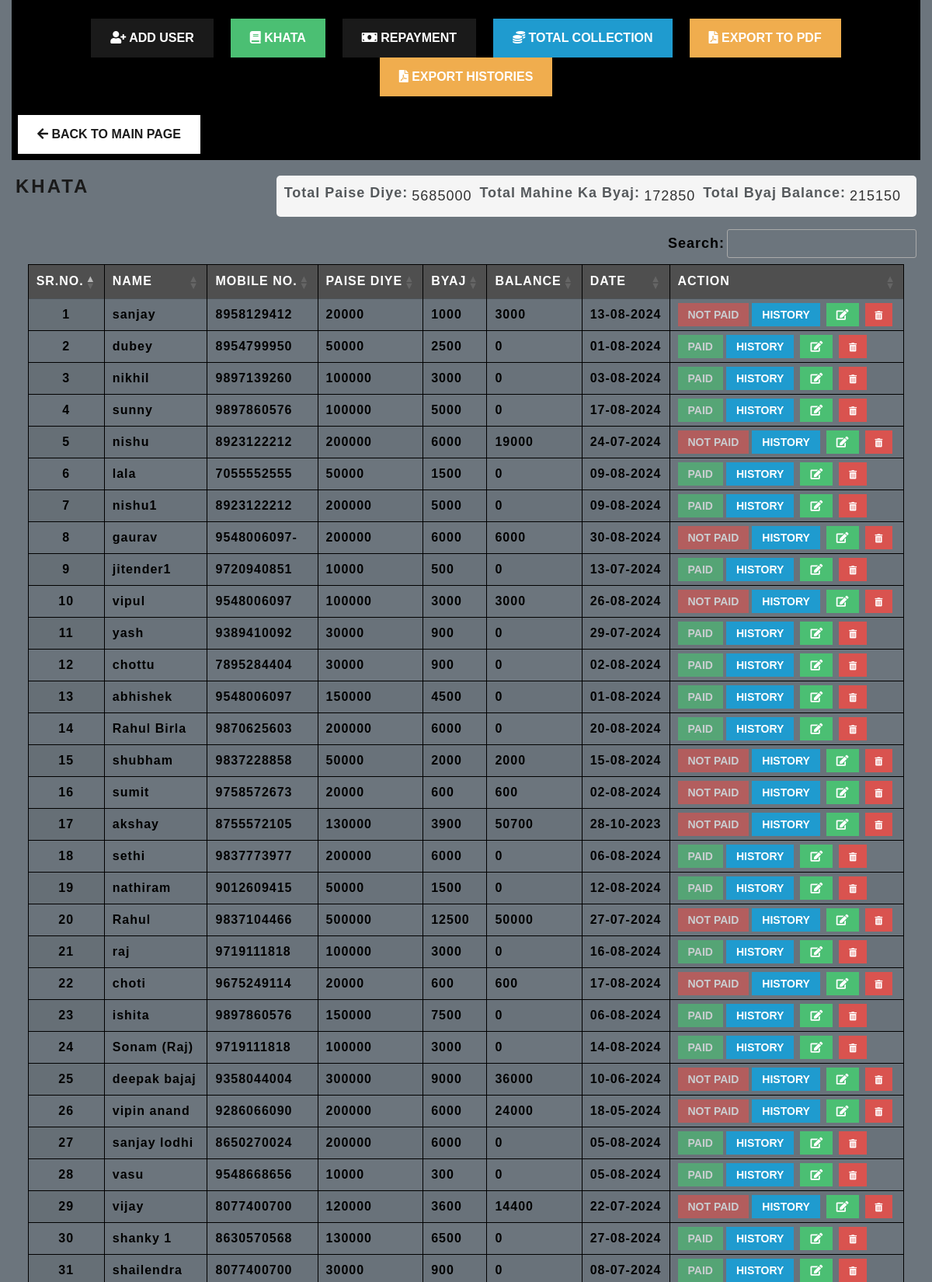
Screenshot of /monthly.php (signed in, upper part) with the database file from the repository.
### tables this page shows
CREATE TABLE `users_details_monthly` (
  `id` int(11) NOT NULL,
  `name` varchar(255) NOT NULL,
  `paise_diye` double NOT NULL,
  `mahine_ka_byaj` double NOT NULL,
  `remaining_balance` double NOT NULL,
  `date` date NOT NULL,
  `last_update` datetime DEFAULT current_timestamp(),
  `mobile_number` varchar(15) DEFAULT NULL
);

### monthly.php (the view, shortened to what this page needs)
<?php
include 'db.php';
$totalPaiseDiye = 0;
$totalMahineKaByaj = 0;
$totalByajBalance = 0;
$stmt = $conn->prepare("SELECT SUM(paise_diye) as total_paise_diye, SUM(mahine_ka_byaj) as total_mahine_ka_byaj, SUM(remaining_balance) as total_byaj_balance FROM users_details_monthly");
$stmt->execute();
$result = $stmt->get_result();
while ($row = $result->fetch_assoc()) {
    $totalPaiseDiye = $row['total_paise_diye'];
    $totalMahineKaByaj = $row['total_mahine_ka_byaj'];
    $totalByajBalance = $row['total_byaj_balance'];
}
?>
<!DOCTYPE html>
<html lang="en">
<head>
    <link href="https://cdnjs.cloudflare.com/ajax/libs/font-awesome/5.15.3/css/all.min.css" rel="stylesheet">
    <link href="https://maxcdn.bootstrapcdn.com/bootstrap/4.5.2/css/bootstrap.min.css" rel="stylesheet">
    <link href="https://cdn.datatables.net/1.10.21/css/jquery.dataTables.min.css" rel="stylesheet">
    <link href="https://cdnjs.cloudflare.com/ajax/libs/fullcalendar/3.10.2/fullcalendar.min.css" rel="stylesheet">
    <link href="https://code.jquery.com/ui/1.12.1/themes/base/jquery-ui.css" rel="stylesheet">
    <link href="https://cdnjs.cloudflare.com/ajax/libs/bootswatch/4.5.2/lux/bootstrap.min.css" rel="stylesheet">
    <link href="assets/css/styles.css" rel="stylesheet">
</head>
<body>
    <div class="container" style="max-width: 100%;">
        <div class="daily-main-header pt-4 pb-2">
            <div class="text-center mb-4">
                <button type="button" class="btn btn-primary btn-custom mx-2" data-toggle="modal"
                    data-target="#addUserModal">
                    <i class="fas fa-user-plus"></i> Add User
                </button>
                <button type="button" class="btn btn-success btn-custom mx-2" id="khataButton">
                    <i class="fas fa-book"></i> Khata
                </button>
                <button type="button" class="btn btn-primary btn-custom mx-2"
                    onclick="window.location.href='repaymentpagemonth.php'">
                    <i class="fas fa-money-bill"></i> Repayment
                </button>
                <button type="button" class="btn btn-info btn-custom mx-2" id="totalCollectionButton">
                    <i class="fas fa-coins"></i> Total Collection
                </button>
                <button type="button" class="btn btn-warning btn-custom mx-2" onclick="window.location.href='export_monthly_pdf.php'">
    <i class="fas fa-file-pdf"></i> Export to PDF
</button>
<button type="button" class="btn btn-warning btn-custom" id="openMonthModalButton">
    <i class="fas fa-file-pdf"></i> Export Histories
</button>
</div>
                <button type="button" class="btn btn-secondary btn-custom mx-2"
                    onclick="window.location.href='index.php'">
                    <i class="fas fa-arrow-left"></i> Back to Main Page
                </button>
            </div>
        </div>
        <div id="khataSection" style="display: none;">
        <div class="d-flex justify-content-between mb-3">
        <h3 class="text-center">Khata</h3>
        <div class="total-collection-box">
            <div class="total-collection-item">
                <label for="totalPaiseDiye">Total Paise Diye:</label>
                <span id="totalPaiseDiye"><?php echo $totalPaiseDiye; ?></span>
            </div>
            <div class="total-collection-item">
                <label for="totalMahineKaByaj">Total Mahine Ka Byaj:</label>
                <span id="totalPaiseDiye"><?php echo $totalMahineKaByaj; ?></span>
            </div>
            <div class="total-collection-item">
                <label for="totalByajBalance">Total Byaj Balance:</label>
                <span id="totalByajBalance"><?php echo $totalByajBalance; ?></span>
            </div>
        </div>
    </div>
            <div class="form-group">
                <table id="khataTable" class="display">
                    <thead>
                        <tr>
                            <th>Sr.No.</th>
                            <th>Name</th>
                            <th>Mobile No.</th>
                            <th>Paise Diye</th>
                            <th>Byaj</th>
                            <th>Balance</th>
                            <th>Date</th>
                            <th class="action-width">Action</th>
                        </tr>
                    </thead>
                    <tbody>
                        <?php
$serialNumber = 1;
$result = $conn->query("SELECT * FROM users_details_monthly");
while ($row = $result->fetch_assoc()) {
    $date = new DateTime($row['date']);
    $formattedDate = $date->format('d-m-Y');
    echo "<tr data-id='{$row['id']}' data-mahine_ka_byaj='{$row['mahine_ka_byaj']}'>";
    echo "<td class='serial-number'>{$serialNumber}</td>";
    echo "<td class='user-name' data-id='{$row['id']}'>{$row['name']}</td>";
    echo "<td>{$row['mobile_number']}</td>";
    echo "<td>{$row['paise_diye']}</td>";
    echo "<td>{$row['mahine_ka_byaj']}</td>";
    echo "<td>{$row['remaining_balance']}</td>";
    echo "<td>{$formattedDate}</td>";
    echo "<td>";
    if ($row['remaining_balance'] <= 0) {
        echo "<button class='btn btn-success' disabled>Paid</button>";
    } else {
        echo "<button class='btn btn-danger' disabled>Not Paid</button>";
    }
    echo "<button class='btn btn-info btn-history mx-1' data-id='{$row['id']}'>History</button>";
    echo "<button class='btn btn-success btn-edit mx-1' data-id='{$row['id']}' data-name='{$row['name']}' data-mobile_number='{$row['mobile_number']}' data-paise_diye='{$row['paise_diye']}' data-mahine_ka_byaj='{$row['mahine_ka_byaj']}' data-date='{$formattedDate}' title='Edit'>
        <i class='fas fa-edit'></i>
      </button>";
    echo "<button class='btn btn-danger btn-delete mx-1' data-id='{$row['id']}'><i class='fas fa-trash-alt'></i></button>";
    echo "</td>";
    echo "</tr>";
    $serialNumber++;
}
?>
                    </tbody>
                </table>
            </div>
</body>
</html>

### assets/css/styles.css (style rules this page uses)
body { background-color: #6c757d !important; padding: 0px; margin: 0px; line-height: 1.4; font-family: 'Poppins', sans-serif !important; font-size: 18px; overflow-x: hidden; }
label { font-weight: bold !important; }
table { border-collapse: collapse !important; width: max-content !important; }
th, td { white-space: nowrap; }
table.dataTable tbody th, table.dataTable tbody td { padding: 5px 10px !important; border: 1px solid black; font-size: 16px; }
table.dataTable thead th { border: 1px solid black; padding-top: 8px; padding-bottom: 8px; padding-left: 8px; padding-right: 2rem; }
.btn { font-size: 16px; }
.btn-delete i { font-size: 0.8em; color: #fff; }
.daily-main-header { background-color: black; }
#khataSection .btn { Padding: 2px .75rem !important; font-size: 14px !important; }
#khataSection { padding: 20px; }
#khataSection #khataTable { padding-top: 12px; padding-bottom: 12px; }
#khataSection #khataTable thead { background-color: #4f4f4f; }
#khataSection #khataTable thead tr th { color: white; font-size: 16px; }
#khataSection #khataTable tbody tr td { font-weight: bold; color: black; }
#khataTable th:nth-child(1), #khataTable td.serial-number { width: 1% !important; text-align: center; }
.action-width { width: 30% !important; }
.serial-number { width: 80px !important; }
.btn-custom { margin: 0 5px; }
.total-collection-box { display: flex; justify-content: flex-end; background-color: #f5f5f5; padding: 10px; border-radius: 5px; }
.total-collection-item { display: flex; align-items: center; margin-right: 10px; }
.total-collection-item label { font-weight: bold; margin-right: 5px; }
.total-collection-item span { font-size: 18px; color: #333; }

### rows the page displays
users_details_monthly: name "sanjay", mobile_number "8958129412", paise_diye "20000", mahine_ka_byaj "1000", remaining_balance "3000", date "13-08-2024", shows "NOT PAID"
users_details_monthly: name "dubey", mobile_number "8954799950", paise_diye "50000", mahine_ka_byaj "2500", remaining_balance "0", date "01-08-2024", shows "PAID"
users_details_monthly: name "nikhil", mobile_number "9897139260", paise_diye "100000", mahine_ka_byaj "3000", remaining_balance "0", date "03-08-2024", shows "PAID"
users_details_monthly: name "sunny", mobile_number "9897860576", paise_diye "100000", mahine_ka_byaj "5000", remaining_balance "0", date "17-08-2024", shows "PAID"
users_details_monthly: name "nishu", mobile_number "8923122212", paise_diye "200000", mahine_ka_byaj "6000", remaining_balance "19000", date "24-07-2024", shows "NOT PAID"
users_details_monthly: name "lala", mobile_number "7055552555", paise_diye "50000", mahine_ka_byaj "1500", remaining_balance "0", date "09-08-2024", shows "PAID"
users_details_monthly: name "nishu1", mobile_number "8923122212", paise_diye "200000", mahine_ka_byaj "5000", remaining_balance "0", date "09-08-2024", shows "PAID"
users_details_monthly: name "gaurav", mobile_number "9548006097-", paise_diye "200000", mahine_ka_byaj "6000", remaining_balance "6000", date "30-08-2024", shows "NOT PAID"
users_details_monthly: name "jitender1", mobile_number "9720940851", paise_diye "10000", mahine_ka_byaj "500", remaining_balance "0", date "13-07-2024", shows "PAID"
users_details_monthly: name "vipul", mobile_number "9548006097", paise_diye "100000", mahine_ka_byaj "3000", remaining_balance "3000", date "26-08-2024", shows "NOT PAID"
users_details_monthly: name "yash", mobile_number "9389410092", paise_diye "30000", mahine_ka_byaj "900", remaining_balance "0", date "29-07-2024", shows "PAID"
users_details_monthly: name "chottu", mobile_number "7895284404", paise_diye "30000", mahine_ka_byaj "900", remaining_balance "0", date "02-08-2024", shows "PAID"
users_details_monthly: name "abhishek", mobile_number "9548006097", paise_diye "150000", mahine_ka_byaj "4500", remaining_balance "0", date "01-08-2024", shows "PAID"
users_details_monthly: name "Rahul Birla", mobile_number "9870625603", paise_diye "200000", mahine_ka_byaj "6000", remaining_balance "0", date "20-08-2024", shows "PAID"
users_details_monthly: name "shubham", mobile_number "9837228858", paise_diye "50000", mahine_ka_byaj "2000", remaining_balance "2000", date "15-08-2024", shows "NOT PAID"
users_details_monthly: name "sumit", mobile_number "9758572673", paise_diye "20000", mahine_ka_byaj "600", remaining_balance "600", date "02-08-2024", shows "NOT PAID"
users_details_monthly: name "akshay", mobile_number "8755572105", paise_diye "130000", mahine_ka_byaj "3900", remaining_balance "50700", date "28-10-2023", shows "NOT PAID"
users_details_monthly: name "sethi", mobile_number "9837773977", paise_diye "200000", mahine_ka_byaj "6000", remaining_balance "0", date "06-08-2024", shows "PAID"
users_details_monthly: name "nathiram", mobile_number "9012609415", paise_diye "50000", mahine_ka_byaj "1500", remaining_balance "0", date "12-08-2024", shows "PAID"
users_details_monthly: name "Rahul", mobile_number "9837104466", paise_diye "500000", mahine_ka_byaj "12500", remaining_balance "50000", date "27-07-2024", shows "NOT PAID"
users_details_monthly: name "raj", mobile_number "9719111818", paise_diye "100000", mahine_ka_byaj "3000", remaining_balance "0", date "16-08-2024", shows "PAID"
users_details_monthly: name "choti", mobile_number "9675249114", paise_diye "20000", mahine_ka_byaj "600", remaining_balance "600", date "17-08-2024", shows "NOT PAID"
users_details_monthly: name "ishita", mobile_number "9897860576", paise_diye "150000", mahine_ka_byaj "7500", remaining_balance "0", date "06-08-2024", shows "PAID"
users_details_monthly: name "Sonam (Raj)", mobile_number "9719111818", paise_diye "100000", mahine_ka_byaj "3000", remaining_balance "0", date "14-08-2024", shows "PAID"
users_details_monthly: name "deepak bajaj", mobile_number "9358044004", paise_diye "300000", mahine_ka_byaj "9000", remaining_balance "36000", date "10-06-2024", shows "NOT PAID"
users_details_monthly: name "vipin anand", mobile_number "9286066090", paise_diye "200000", mahine_ka_byaj "6000", remaining_balance "24000", date "18-05-2024", shows "NOT PAID"
users_details_monthly: name "sanjay lodhi", mobile_number "8650270024", paise_diye "200000", mahine_ka_byaj "6000", remaining_balance "0", date "05-08-2024", shows "PAID"
users_details_monthly: name "vasu", mobile_number "9548668656", paise_diye "10000", mahine_ka_byaj "300", remaining_balance "0", date "05-08-2024", shows "PAID"
users_details_monthly: name "vijay", mobile_number "8077400700", paise_diye "120000", mahine_ka_byaj "3600", remaining_balance "14400", date "22-07-2024", shows "NOT PAID"
users_details_monthly: name "shanky 1", mobile_number "8630570568", paise_diye "130000", mahine_ka_byaj "6500", remaining_balance "0", date "27-08-2024", shows "PAID"
users_details_monthly: name "shailendra", mobile_number "8077400700", paise_diye "30000", mahine_ka_byaj "900", remaining_balance "0", date "08-07-2024", shows "PAID"

### other values shown
$totalPaiseDiye "5685000"
$totalMahineKaByaj "172850"
$totalByajBalance "215150"
